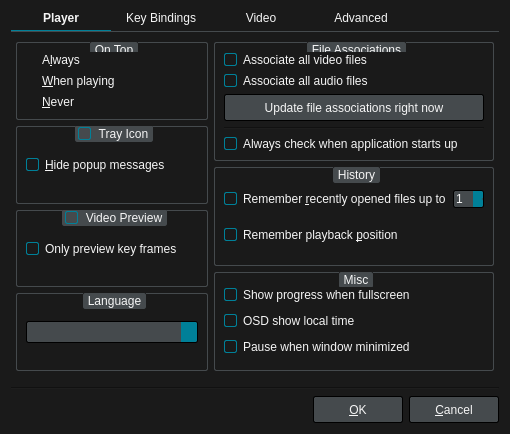
<?xml version="1.0" encoding="UTF-8"?>
<ui version="4.0">
 <class>PreferencesDialog</class>
 <widget class="QDialog" name="PreferencesDialog">
  <property name="geometry">
   <rect>
    <x>0</x>
    <y>0</y>
    <width>510</width>
    <height>434</height>
   </rect>
  </property>
  <property name="windowTitle">
   <string>Preferences</string>
  </property>
  <property name="styleSheet">
   <string notr="true">QWidget {
	font: 12px &quot;Noto Sans&quot;, &quot;FreeSans&quot;;
	background: #1A1A1A;
	color: whitesmoke;
}

/* QHeaderView for QTableWidget has to be set here */

QTableWidget QHeaderView::section {
	padding: 4px 2px;
	background: #454A4D;
	border: 1px solid #212121;
}

/* QRadioButton */

QRadioButton::indicator {
	width: 6px;
	height: 6px;
	border-radius: 5px;
	padding: 2px;
}
QRadioButton::indicator:unchecked {
	border: 1px solid whitesmoke;
	image: none;
}
QRadioButton::indicator:checked {
	border: 1px solid #008098;
	image: url(:/images/selected.svg);
}

/* QCheckBox */

QCheckBox::indicator,
QGroupBox::indicator{
	width: 11px;
	height: 11px;
	border: 1px solid #008098;
	border-radius: 2px;
}
QCheckBox::indicator:unchecked,
QGroupBox::indicator:unchecked {
	border: 1px solid whitesmoke;
	background: #1A1A1A;
	image: none;
}
QCheckBox::indicator:checked,
QGroupBox::indicator:checked {
	border: 1px solid #008098;
	background: #008098;
	image: url(:/images/checked.svg);
}

/* QComboBox */

QComboBox {
	background: #454A4D;
	border: 1px solid #000;
	border-radius: 2px;
	padding: 2px;
}
QComboBox:focus {
	border: 1px solid #008098;
}
QComboBox::drop-down {
	background: #008098;
	border-top-right-radius: 2px;
	border-bottom-right-radius: 2px;
}
QComboBox::down-arrow {
	image: url(:/images/down-arrow.svg);
}

/* QLineEdit */

QLineEdit {
	background: #000;
	border: 1px solid #454A4D;
	padding: 2px;
}
QLineEdit:focus {
	border: 1px solid #008098;
}

/* QPushButton */

QPushButton {
	background: #454A4D;
	border: 1px solid #000;
	border-radius: 2px;
	color: whitesmoke;
	min-width: 76px;
	min-height: 17px;
	padding: 4px 6px;
}
QPushButton:focus {
	border: 1px solid #008098;
	outline: none;
}
QPushButton:pressed {
	background: #2E3133;
}
QPushButton:disabled {
	background: transparent;
	border: 1px solid #454A4D;
	color: #6F6F6F;
}

/* QSpinBox */

QSpinBox {
	background: #454A4D;
	border: 1px solid #000;
	border-radius: 2px;
}
QSpinBox:focus {
	border: 1px solid #008098;
}
QSpinBox::disabled {
	color: #6F6F6F;
}
QSpinBox::up-button,
QSpinBox::down-button {
	background: #008098;
	border: none;
	border-top-right-radius: 2px;
	border-bottom-right-radius: 2px;
	width: 10px;
}
QSpinBox::up-arrow {
	background: url(:/images/up-arrow.svg);
}
QSpinBox::down-arrow {
	background: url(:/images/down-arrow.svg);
}

/* QGroupBox */

QGroupBox {
	border: 1px solid #454A4D;
	border-radius: 2px;
	margin-top: 0.5em;
}
QGroupBox::title {
	subcontrol-origin: margin;
	subcontrol-position: top center;
	background: #454A4D;
	border: 1px solid #454A4D;
	border-radius: 2px;
	padding: 0 2px;
}

/* QScrollBar */

QScrollBar:vertical {
	padding-left: 1px;
	width: 6px;
}
QScrollBar::handle:vertical {
	background: #008098;
	border-radius: 2px;
	min-height: 10px;
}
QScrollBar::add-line:vertical,
QScrollBar::sub-line:vertical {
	border: none;
}
QScrollBar::add-page:vertical,
QScrollBar::sub-page:vertical  {
	background: #383838;
	margin: 0 2px;
}
QScrollBar::up-arrow:vertical,
QScrollBar::down-arrow:vertical {
	background: transparent;
}

QScrollBar:horizontal {
	height: 6px;
	padding-top: 1px;
}
QScrollBar::handle:horizontal {
	background: #008098;
	border-radius: 2px;
	min-width: 10px;
}
QScrollBar::add-line:horizontal,
QScrollBar::sub-line:horizontal {
	border: none;
}
QScrollBar::add-page:horizontal,
QScrollBar::sub-page:horizontal {
	background: #383838;
	margin: 2px 0;
}
QScrollBar::left-arrow:horizontal,
QScrollBar::right-arrow:horizontal {
	background: transparent;
}</string>
  </property>
  <layout class="QVBoxLayout" name="verticalLayout_12">
   <item>
    <widget class="QTabWidget" name="tabWidget">
     <property name="styleSheet">
      <string notr="true">QTabWidget::pane { /* The tab widget frame */
	border-top: 1px solid #454A4D;
	padding: 5px 0px;
}

QTabWidget::tab-bar { alignment: center; }

/* Style the tab using the tab sub-control. Note that
    it reads QTabBar _not_ QTabWidget */
QTabBar::tab {
	border-style: none;
	padding-bottom: 5px;
	min-width: 100px;
}
QTabBar::tab:selected {
	border-bottom: 1px solid #008098;
	font-weight: bold;
}
QTabBar::tab:!selected {
	font-weight: normal;
	margin-bottom: 1px;
}</string>
     </property>
     <property name="currentIndex">
      <number>0</number>
     </property>
     <widget class="QWidget" name="tab">
      <attribute name="title">
       <string>Player</string>
      </attribute>
      <layout class="QHBoxLayout" name="horizontalLayout_5">
       <property name="leftMargin">
        <number>5</number>
       </property>
       <property name="topMargin">
        <number>5</number>
       </property>
       <property name="rightMargin">
        <number>5</number>
       </property>
       <property name="bottomMargin">
        <number>5</number>
       </property>
       <item>
        <layout class="QVBoxLayout" name="verticalLayout">
         <item>
          <widget class="QGroupBox" name="groupBox">
           <property name="title">
            <string>On Top</string>
           </property>
           <layout class="QVBoxLayout" name="verticalLayout_2">
            <item>
             <widget class="QRadioButton" name="alwaysRadioButton">
              <property name="text">
               <string>A&amp;lways</string>
              </property>
             </widget>
            </item>
            <item>
             <widget class="QRadioButton" name="playingRadioButton">
              <property name="text">
               <string>&amp;When playing</string>
              </property>
             </widget>
            </item>
            <item>
             <widget class="QRadioButton" name="neverRadioButton">
              <property name="text">
               <string>&amp;Never</string>
              </property>
              <property name="checked">
               <bool>true</bool>
              </property>
             </widget>
            </item>
           </layout>
          </widget>
         </item>
         <item>
          <widget class="QGroupBox" name="groupBox_2">
           <property name="title">
            <string>Tray Icon</string>
           </property>
           <property name="checkable">
            <bool>true</bool>
           </property>
           <layout class="QVBoxLayout" name="verticalLayout_3">
            <item>
             <widget class="QCheckBox" name="hidePopupCheckBox">
              <property name="text">
               <string>&amp;Hide popup messages</string>
              </property>
             </widget>
            </item>
           </layout>
          </widget>
         </item>
         <item>
          <widget class="QGroupBox" name="groupBox_9">
           <property name="enabled">
            <bool>false</bool>
           </property>
           <property name="toolTip">
            <string>Video preview is SLOW. Enable this will increase CPU and memory usage, and the player may also get a little stutters.</string>
           </property>
           <property name="title">
            <string>Video Preview</string>
           </property>
           <property name="checkable">
            <bool>true</bool>
           </property>
           <property name="checked">
            <bool>false</bool>
           </property>
           <layout class="QVBoxLayout" name="verticalLayout_11">
            <item>
             <widget class="QCheckBox" name="keyFrameCheckBox">
              <property name="toolTip">
               <string>Only preview key frames will make decode much more faster.</string>
              </property>
              <property name="text">
               <string>Only preview key frames</string>
              </property>
              <property name="checked">
               <bool>true</bool>
              </property>
             </widget>
            </item>
           </layout>
          </widget>
         </item>
         <item>
          <widget class="QGroupBox" name="groupBox_6">
           <property name="title">
            <string>Language</string>
           </property>
           <layout class="QHBoxLayout" name="horizontalLayout_3">
            <item>
             <widget class="QComboBox" name="langComboBox">
              <property name="sizePolicy">
               <sizepolicy hsizetype="Expanding" vsizetype="Fixed">
                <horstretch>0</horstretch>
                <verstretch>0</verstretch>
               </sizepolicy>
              </property>
             </widget>
            </item>
           </layout>
          </widget>
         </item>
        </layout>
       </item>
       <item>
        <layout class="QVBoxLayout" name="verticalLayout_9">
         <item>
          <widget class="QGroupBox" name="groupBox_4">
           <property name="title">
            <string>File Associations</string>
           </property>
           <layout class="QVBoxLayout" name="verticalLayout_7">
            <item>
             <widget class="QCheckBox" name="assocVideoCheckBox">
              <property name="text">
               <string>Associate all video files</string>
              </property>
              <property name="checked">
               <bool>true</bool>
              </property>
             </widget>
            </item>
            <item>
             <widget class="QCheckBox" name="assocAudioCheckBox">
              <property name="text">
               <string>Associate all audio files</string>
              </property>
              <property name="checked">
               <bool>true</bool>
              </property>
             </widget>
            </item>
            <item>
             <widget class="QPushButton" name="updateAssocButton">
              <property name="text">
               <string>Update file associations right now</string>
              </property>
             </widget>
            </item>
            <item>
             <widget class="Line" name="line_2">
              <property name="orientation">
               <enum>Qt::Horizontal</enum>
              </property>
             </widget>
            </item>
            <item>
             <widget class="QCheckBox" name="alwaysAssocCheckBox">
              <property name="sizePolicy">
               <sizepolicy hsizetype="Minimum" vsizetype="Fixed">
                <horstretch>0</horstretch>
                <verstretch>0</verstretch>
               </sizepolicy>
              </property>
              <property name="text">
               <string>Always check when application starts up</string>
              </property>
              <property name="checked">
               <bool>true</bool>
              </property>
             </widget>
            </item>
           </layout>
          </widget>
         </item>
         <item>
          <widget class="QGroupBox" name="groupBox_5">
           <property name="title">
            <string>History</string>
           </property>
           <layout class="QVBoxLayout" name="verticalLayout_6">
            <item>
             <layout class="QHBoxLayout" name="horizontalLayout_6">
              <item>
               <widget class="QCheckBox" name="recentCheckBox">
                <property name="text">
                 <string>Remember &amp;recently opened files up to</string>
                </property>
                <property name="checked">
                 <bool>true</bool>
                </property>
               </widget>
              </item>
              <item>
               <widget class="QSpinBox" name="recentSpinBox">
                <property name="minimum">
                 <number>1</number>
                </property>
                <property name="maximum">
                 <number>50</number>
                </property>
               </widget>
              </item>
             </layout>
            </item>
            <item>
             <widget class="QCheckBox" name="resumeCheckBox">
              <property name="text">
               <string>Remember playback &amp;position</string>
              </property>
              <property name="checked">
               <bool>true</bool>
              </property>
             </widget>
            </item>
           </layout>
          </widget>
         </item>
         <item>
          <widget class="QGroupBox" name="groupBox_8">
           <property name="title">
            <string>Misc</string>
           </property>
           <layout class="QVBoxLayout" name="verticalLayout_10">
            <item>
             <widget class="QCheckBox" name="showFullscreenIndicatorCheckBox">
              <property name="text">
               <string>Show progress when fullscreen</string>
              </property>
             </widget>
            </item>
            <item>
             <widget class="QCheckBox" name="osdShowLocalTimeCheckBox">
              <property name="text">
               <string>OSD show local time</string>
              </property>
             </widget>
            </item>
            <item>
             <widget class="QCheckBox" name="pauseWhenMinimizedCheckBox">
              <property name="text">
               <string>Pause when window minimized</string>
              </property>
             </widget>
            </item>
           </layout>
          </widget>
         </item>
        </layout>
       </item>
      </layout>
     </widget>
     <widget class="QWidget" name="tab_3">
      <attribute name="title">
       <string>Key Bindings</string>
      </attribute>
      <layout class="QVBoxLayout" name="verticalLayout_5">
       <property name="leftMargin">
        <number>0</number>
       </property>
       <property name="topMargin">
        <number>0</number>
       </property>
       <property name="rightMargin">
        <number>0</number>
       </property>
       <property name="bottomMargin">
        <number>0</number>
       </property>
       <item>
        <widget class="QLabel" name="label_6">
         <property name="styleSheet">
          <string notr="true">QLabel {
	color: #6F6F6F;
}</string>
         </property>
         <property name="text">
          <string>Prefix a command with 'mpv' to make it run as an input command.</string>
         </property>
         <property name="wordWrap">
          <bool>true</bool>
         </property>
        </widget>
       </item>
       <item>
        <widget class="QTableWidget" name="infoWidget">
         <property name="styleSheet">
          <string notr="true">/* QHeaderView set under main stylesheet (QDialog) */

QTableWidget {
	border: 1px solid #212121;
	background: black;
}

QTableWidget::item {
	alternate-background-color: #141414;
}
QTableWidget::item:alternate {
    background: #141414;
}
QTableWidget::item:selected {
	background: #008098;
}</string>
         </property>
         <property name="editTriggers">
          <set>QAbstractItemView::NoEditTriggers</set>
         </property>
         <property name="tabKeyNavigation">
          <bool>false</bool>
         </property>
         <property name="showDropIndicator" stdset="0">
          <bool>false</bool>
         </property>
         <property name="alternatingRowColors">
          <bool>true</bool>
         </property>
         <property name="selectionMode">
          <enum>QAbstractItemView::SingleSelection</enum>
         </property>
         <property name="selectionBehavior">
          <enum>QAbstractItemView::SelectRows</enum>
         </property>
         <property name="sortingEnabled">
          <bool>true</bool>
         </property>
         <property name="cornerButtonEnabled">
          <bool>false</bool>
         </property>
         <attribute name="horizontalHeaderCascadingSectionResizes">
          <bool>false</bool>
         </attribute>
         <attribute name="horizontalHeaderHighlightSections">
          <bool>false</bool>
         </attribute>
         <attribute name="horizontalHeaderStretchLastSection">
          <bool>true</bool>
         </attribute>
         <attribute name="verticalHeaderVisible">
          <bool>false</bool>
         </attribute>
         <attribute name="verticalHeaderHighlightSections">
          <bool>false</bool>
         </attribute>
         <column>
          <property name="text">
           <string>Key</string>
          </property>
         </column>
         <column>
          <property name="text">
           <string>Command</string>
          </property>
         </column>
         <column>
          <property name="text">
           <string>Label</string>
          </property>
         </column>
        </widget>
       </item>
       <item>
        <layout class="QHBoxLayout" name="horizontalLayout_4">
         <item>
          <widget class="QPushButton" name="addKeyButton">
           <property name="styleSheet">
            <string notr="true">QPushButton {
    min-width: 40px;
}</string>
           </property>
           <property name="icon">
            <iconset resource="../resources.qrc">
             <normaloff>:/images/add.svg</normaloff>:/images/add.svg</iconset>
           </property>
          </widget>
         </item>
         <item>
          <widget class="QPushButton" name="removeKeyButton">
           <property name="enabled">
            <bool>false</bool>
           </property>
           <property name="styleSheet">
            <string notr="true">QPushButton {
    min-width: 40px;
}</string>
           </property>
           <property name="icon">
            <iconset resource="../resources.qrc">
             <normaloff>:/images/remove.svg</normaloff>:/images/remove.svg</iconset>
           </property>
          </widget>
         </item>
         <item>
          <widget class="QPushButton" name="editKeyButton">
           <property name="enabled">
            <bool>false</bool>
           </property>
           <property name="styleSheet">
            <string notr="true">QPushButton {
    min-width: 40px;
}</string>
           </property>
           <property name="icon">
            <iconset resource="../resources.qrc">
             <normaloff>:/images/edit.svg</normaloff>:/images/edit.svg</iconset>
           </property>
          </widget>
         </item>
         <item>
          <spacer name="horizontalSpacer_5">
           <property name="orientation">
            <enum>Qt::Horizontal</enum>
           </property>
           <property name="sizeHint" stdset="0">
            <size>
             <width>40</width>
             <height>20</height>
            </size>
           </property>
          </spacer>
         </item>
         <item>
          <widget class="QPushButton" name="resetKeyButton">
           <property name="styleSheet">
            <string notr="true">/* resetKeyButton */

QPushButton {
	background: #A51051;
	border: 1px solid #A51051;
}
QPushButton:focus {
	border: 1px solid #008098;
}
QPushButton:pressed {
	background: #650A32;
}</string>
           </property>
           <property name="text">
            <string>Rese&amp;t All</string>
           </property>
          </widget>
         </item>
        </layout>
       </item>
      </layout>
     </widget>
     <widget class="QWidget" name="tab_2">
      <attribute name="title">
       <string>Video</string>
      </attribute>
      <layout class="QVBoxLayout" name="verticalLayout_4">
       <property name="leftMargin">
        <number>5</number>
       </property>
       <property name="topMargin">
        <number>5</number>
       </property>
       <property name="rightMargin">
        <number>5</number>
       </property>
       <property name="bottomMargin">
        <number>5</number>
       </property>
       <item>
        <layout class="QHBoxLayout" name="horizontalLayout">
         <item>
          <widget class="QCheckBox" name="autoFitCheckBox">
           <property name="text">
            <string>&amp;Auto-Fit Window:</string>
           </property>
          </widget>
         </item>
         <item>
          <widget class="QComboBox" name="comboBox">
           <property name="currentIndex">
            <number>2</number>
           </property>
           <item>
            <property name="text">
             <string>50%</string>
            </property>
           </item>
           <item>
            <property name="text">
             <string>75%</string>
            </property>
           </item>
           <item>
            <property name="text">
             <string>100%</string>
            </property>
           </item>
           <item>
            <property name="text">
             <string>200%</string>
            </property>
           </item>
          </widget>
         </item>
         <item>
          <spacer name="spacer">
           <property name="orientation">
            <enum>Qt::Horizontal</enum>
           </property>
           <property name="sizeHint" stdset="0">
            <size>
             <width>40</width>
             <height>20</height>
            </size>
           </property>
          </spacer>
         </item>
        </layout>
       </item>
       <item>
        <widget class="QGroupBox" name="groupBox_3">
         <property name="title">
          <string>Screenshot</string>
         </property>
         <layout class="QGridLayout" name="gridLayout">
          <item row="3" column="0">
           <widget class="QLabel" name="label_2">
            <property name="text">
             <string>File Name Template:</string>
            </property>
            <property name="alignment">
             <set>Qt::AlignRight|Qt::AlignTrailing|Qt::AlignVCenter</set>
            </property>
           </widget>
          </item>
          <item row="2" column="1">
           <widget class="QComboBox" name="formatComboBox">
            <item>
             <property name="text">
              <string>jpg</string>
             </property>
            </item>
            <item>
             <property name="text">
              <string>png</string>
             </property>
            </item>
            <item>
             <property name="text">
              <string>tga</string>
             </property>
            </item>
           </widget>
          </item>
          <item row="4" column="1">
           <widget class="QPushButton" name="changeButton">
            <property name="text">
             <string>Chang&amp;e...</string>
            </property>
           </widget>
          </item>
          <item row="2" column="0">
           <widget class="QLabel" name="label">
            <property name="text">
             <string>File Format:</string>
            </property>
            <property name="alignment">
             <set>Qt::AlignRight|Qt::AlignTrailing|Qt::AlignVCenter</set>
            </property>
           </widget>
          </item>
          <item row="3" column="1">
           <widget class="QLineEdit" name="templateLineEdit">
            <property name="text">
             <string>screenshot%#04n</string>
            </property>
           </widget>
          </item>
          <item row="4" column="0">
           <widget class="QLabel" name="label_3">
            <property name="text">
             <string>Default Save Location:</string>
            </property>
            <property name="alignment">
             <set>Qt::AlignRight|Qt::AlignTrailing|Qt::AlignVCenter</set>
            </property>
           </widget>
          </item>
          <item row="2" column="2">
           <spacer name="horizontalSpacer">
            <property name="orientation">
             <enum>Qt::Horizontal</enum>
            </property>
            <property name="sizeHint" stdset="0">
             <size>
              <width>40</width>
              <height>20</height>
             </size>
            </property>
           </spacer>
          </item>
          <item row="3" column="2">
           <spacer name="horizontalSpacer_2">
            <property name="orientation">
             <enum>Qt::Horizontal</enum>
            </property>
            <property name="sizeHint" stdset="0">
             <size>
              <width>40</width>
              <height>20</height>
             </size>
            </property>
           </spacer>
          </item>
          <item row="4" column="2">
           <spacer name="horizontalSpacer_3">
            <property name="orientation">
             <enum>Qt::Horizontal</enum>
            </property>
            <property name="sizeHint" stdset="0">
             <size>
              <width>40</width>
              <height>20</height>
             </size>
            </property>
           </spacer>
          </item>
          <item row="0" column="0">
           <widget class="QCheckBox" name="checkBox">
            <property name="text">
             <string>Always show the &amp;save window</string>
            </property>
           </widget>
          </item>
         </layout>
        </widget>
       </item>
       <item>
        <spacer name="verticalSpacer">
         <property name="orientation">
          <enum>Qt::Vertical</enum>
         </property>
         <property name="sizeHint" stdset="0">
          <size>
           <width>20</width>
           <height>40</height>
          </size>
         </property>
        </spacer>
       </item>
      </layout>
     </widget>
     <widget class="QWidget" name="tab_4">
      <attribute name="title">
       <string>Advanced</string>
      </attribute>
      <layout class="QVBoxLayout" name="verticalLayout_8">
       <item>
        <widget class="QGroupBox" name="groupBox_7">
         <property name="title">
          <string>Command Line</string>
         </property>
         <layout class="QGridLayout" name="gridLayout_2">
          <item row="0" column="0">
           <widget class="QLabel" name="label_5">
            <property name="text">
             <string>mpv msg-level:</string>
            </property>
           </widget>
          </item>
          <item row="0" column="1">
           <widget class="QComboBox" name="msgLvlComboBox">
            <property name="currentIndex">
             <number>-1</number>
            </property>
           </widget>
          </item>
          <item row="0" column="2">
           <spacer name="horizontalSpacer_4">
            <property name="orientation">
             <enum>Qt::Horizontal</enum>
            </property>
            <property name="sizeHint" stdset="0">
             <size>
              <width>40</width>
              <height>20</height>
             </size>
            </property>
           </spacer>
          </item>
         </layout>
        </widget>
       </item>
       <item>
        <spacer name="verticalSpacer_4">
         <property name="orientation">
          <enum>Qt::Vertical</enum>
         </property>
         <property name="sizeHint" stdset="0">
          <size>
           <width>20</width>
           <height>40</height>
          </size>
         </property>
        </spacer>
       </item>
      </layout>
     </widget>
    </widget>
   </item>
   <item>
    <widget class="Line" name="line">
     <property name="orientation">
      <enum>Qt::Horizontal</enum>
     </property>
    </widget>
   </item>
   <item>
    <layout class="QHBoxLayout" name="horizontalLayout_2">
     <item>
      <spacer name="spacer_3">
       <property name="orientation">
        <enum>Qt::Horizontal</enum>
       </property>
       <property name="sizeHint" stdset="0">
        <size>
         <width>40</width>
         <height>20</height>
        </size>
       </property>
      </spacer>
     </item>
     <item>
      <widget class="QPushButton" name="okButton">
       <property name="text">
        <string>&amp;OK</string>
       </property>
      </widget>
     </item>
     <item>
      <widget class="QPushButton" name="cancelButton">
       <property name="text">
        <string>&amp;Cancel</string>
       </property>
       <property name="default">
        <bool>true</bool>
       </property>
      </widget>
     </item>
    </layout>
   </item>
  </layout>
 </widget>
 <tabstops>
  <tabstop>tabWidget</tabstop>
  <tabstop>alwaysRadioButton</tabstop>
  <tabstop>playingRadioButton</tabstop>
  <tabstop>neverRadioButton</tabstop>
  <tabstop>groupBox_2</tabstop>
  <tabstop>hidePopupCheckBox</tabstop>
  <tabstop>langComboBox</tabstop>
  <tabstop>alwaysAssocCheckBox</tabstop>
  <tabstop>recentCheckBox</tabstop>
  <tabstop>recentSpinBox</tabstop>
  <tabstop>resumeCheckBox</tabstop>
  <tabstop>infoWidget</tabstop>
  <tabstop>addKeyButton</tabstop>
  <tabstop>removeKeyButton</tabstop>
  <tabstop>editKeyButton</tabstop>
  <tabstop>resetKeyButton</tabstop>
  <tabstop>autoFitCheckBox</tabstop>
  <tabstop>comboBox</tabstop>
  <tabstop>checkBox</tabstop>
  <tabstop>formatComboBox</tabstop>
  <tabstop>templateLineEdit</tabstop>
  <tabstop>changeButton</tabstop>
  <tabstop>msgLvlComboBox</tabstop>
  <tabstop>okButton</tabstop>
  <tabstop>cancelButton</tabstop>
 </tabstops>
 <resources>
  <include location="../resources.qrc"/>
 </resources>
 <connections/>
</ui>
